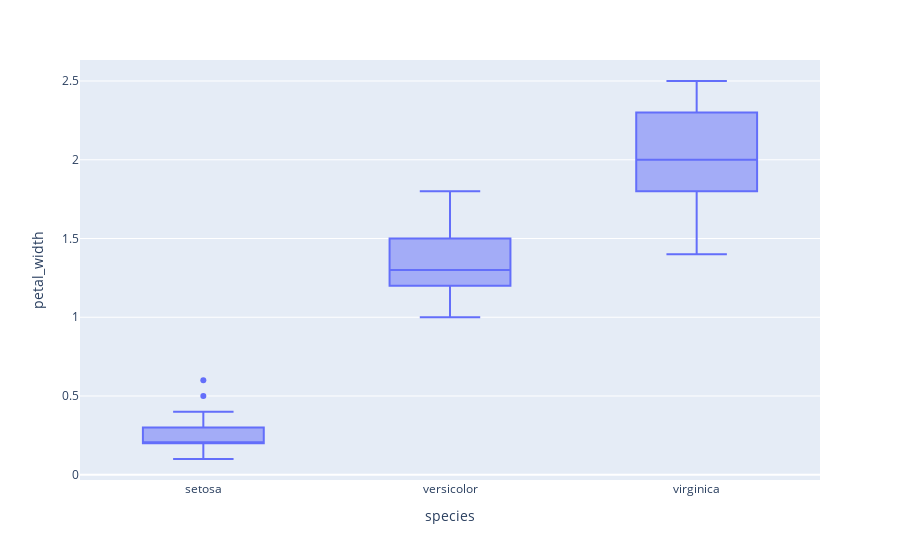

Notebook source saved alongside this figure:
### Markdown cell above
## Box Plot

### Code cell
import plotly.express as px
 
# # using the tips dataset
# df = px.data.tips()
 
# plotting the box chart
fig = px.box(df, x="species", y="petal_width")
 
# showing the plot
fig.show()

### Figure 1 — Plotly figure (JSON) as saved in the notebook; plotly's stock layout.template omitted (floating-point values rounded to 4 significant figures; data arrays with more than 128 entries replaced by an {"elided": "..."} marker saying what was removed)
{"data": [{"alignmentgroup": "True", "hovertemplate": "species=%{x}<br>petal_width=%{y}<extra></extra>", "legendgroup": "", "marker": {"color": "#636efa"}, "name": "", "notched": false, "offsetgroup": "", "orientation": "v", "showlegend": false, "type": "box", "x": {"elided": "150 str values"}, "x0": " ", "xaxis": "x", "y": {"elided": "150 float values"}, "y0": " ", "yaxis": "y"}], "layout": {"boxmode": "group", "legend": {"tracegroupgap": 0}, "margin": {"t": 60}, "xaxis": {"anchor": "y", "domain": [0, 1], "title": {"text": "species"}}, "yaxis": {"anchor": "x", "domain": [0, 1], "title": {"text": "petal_width"}}}}
